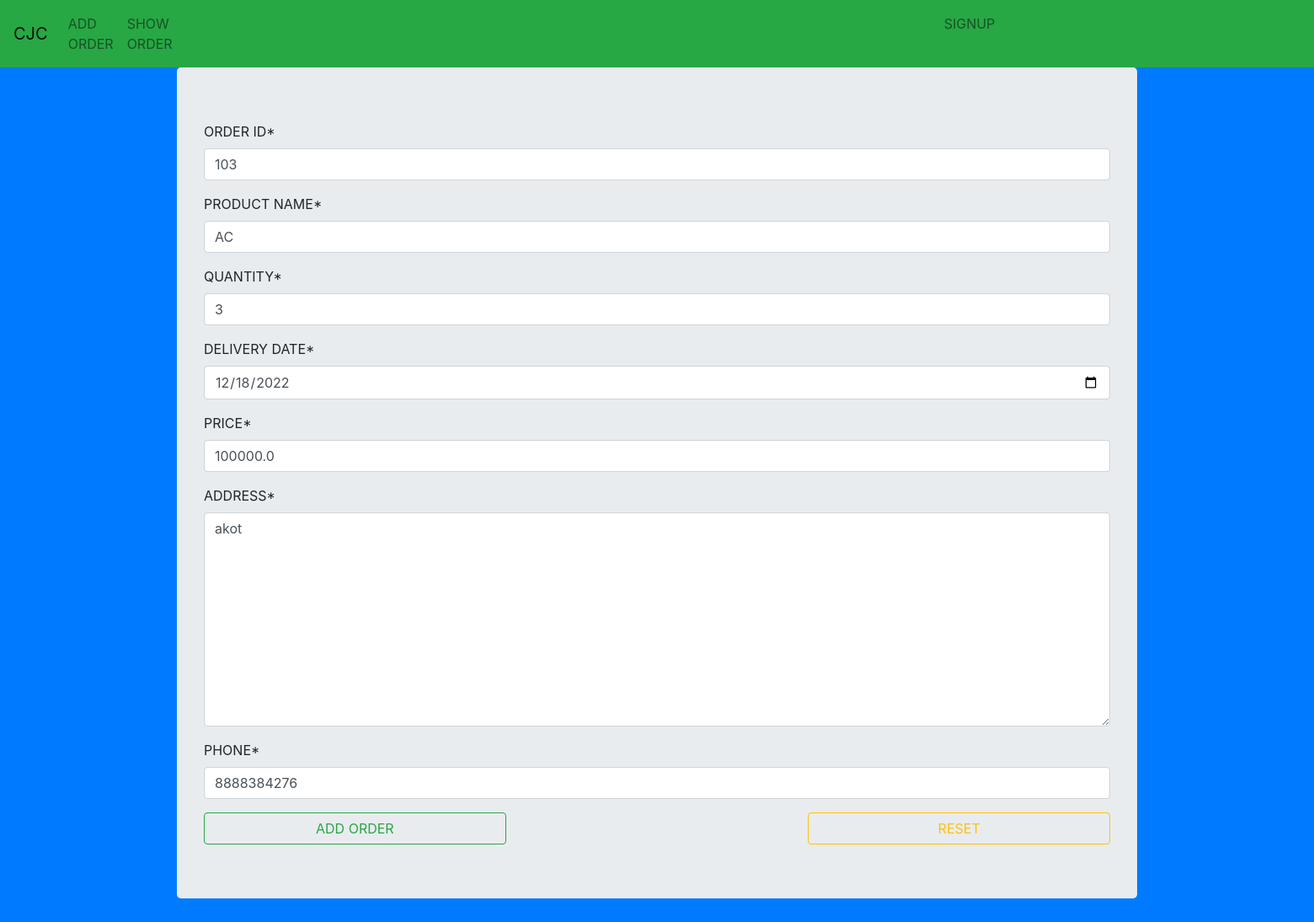
The page /a1/up/10/ on the database its author committed.
### app1/models.py (models this page shows)
class Order(models.Model):
    oid = models.IntegerField()
    product_name = models.CharField(max_length=100)
    quantity = models.IntegerField()
    del_date = models.DateField()
    price = models.FloatField()
    address = models.CharField(max_length=200)
    phone = models.CharField(max_length=12)

### app1/views.py (the view)
# urls.py: path('up/<int:pk>/', views.update_view, name='update_url'),
def update_view(request, pk):
    obj = Order.objects.get(id = pk)
    form = OrderForm(instance=obj)
    if request.method == 'POST':
        form = OrderForm(request.POST, instance=obj)
        if form.is_valid():
            form.save()
            return redirect('show_url')
    template_name = 'app1/student.html'
    context = {'form': form}
    return render(request, template_name, context)

### app1/forms.py
class OrderForm(forms.ModelForm):
    class Meta:
        model = Order
        fields = '__all__'
        labels = {
            'oid': 'ORDER ID',
            'product_name': 'PRODUCT NAME',
            'quantity': 'QUANTITY',
            'del_date': 'DELIVERY DATE',
            'price': 'PRICE',
            'date': 'DATE',
            'address': 'ADDRESS',
            'phone': 'PHONE'
        }
        widgets = {
            'address': forms.Textarea(),
            'del_date': forms.DateInput(
                attrs={
                    'type': 'date'
                }
            )
        }

### templates/app1/student.html (shortened to what this page needs)
{% extends 'layout.html' %}
{% load crispy_forms_tags %}
{% block content %}
<div class="jumbotron container">
    <form method="post">
        {{form|crispy}}
        <input type="submit" value="ADD ORDER" class="btn btn-outline-success col-4">
        <input type="reset" value="RESET" class="float-right btn btn-outline-warning col-4">
    </form>
</div>
{% endblock %}

### rows shown on the page
Order: oid "103", product_name "AC", quantity "3", del_date "12/18/2022", price "100000.0", address "akot", phone "8888384276"
